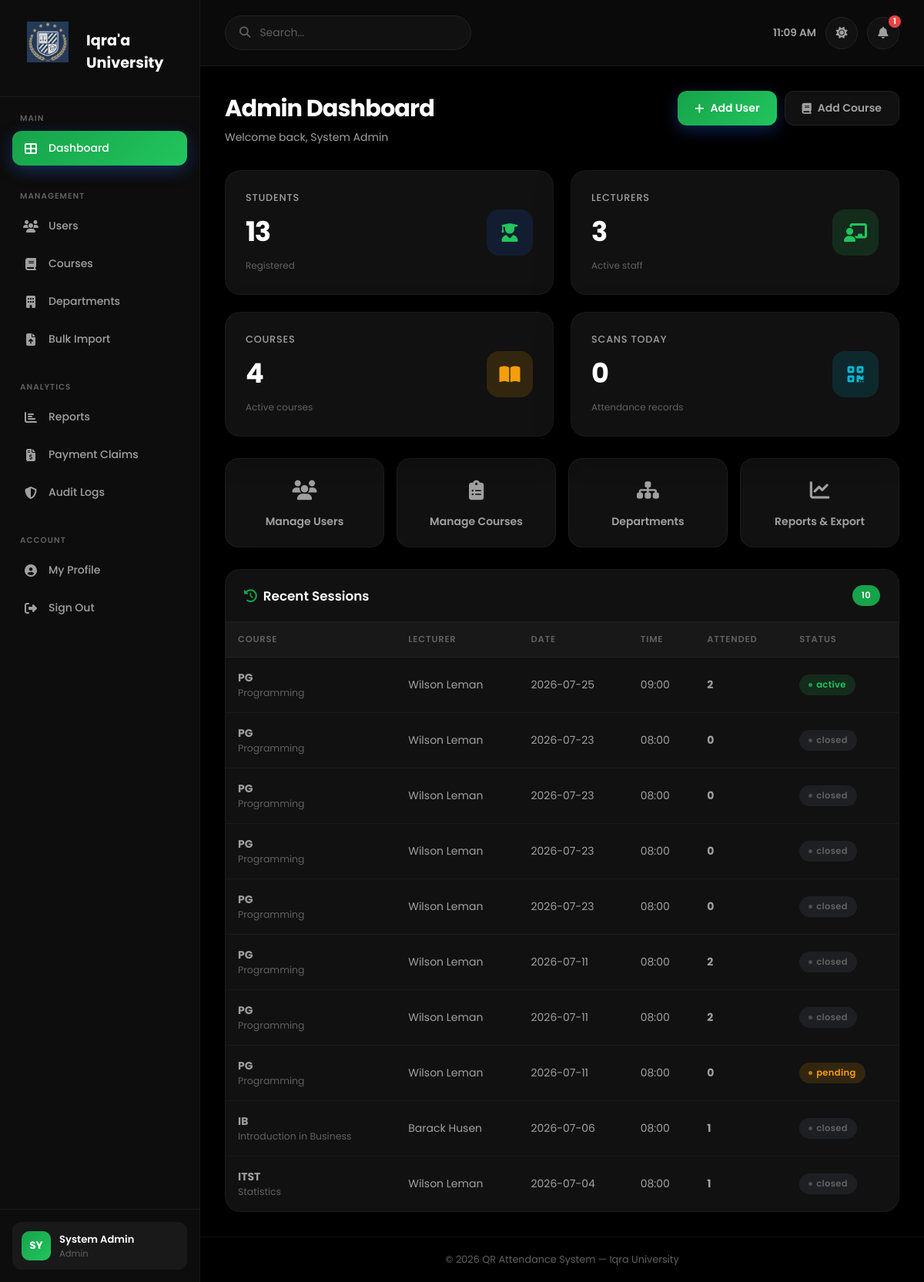
Screenshot of /admin/dashboard (signed in) with the database file from the repository.
### tables this page shows
CREATE TABLE `sessions` (
  `id` int(10) UNSIGNED NOT NULL,
  `course_id` int(10) UNSIGNED NOT NULL,
  `lecturer_id` int(10) UNSIGNED NOT NULL,
  `title` varchar(180) DEFAULT NULL,
  `session_date` date NOT NULL,
  `start_time` time NOT NULL,
  `end_time` time NOT NULL,
  `qr_token` varchar(64) NOT NULL,
  `qr_expires_at` timestamp NOT NULL DEFAULT '1999-12-31 22:00:00',
  `qr_image_path` varchar(255) DEFAULT NULL,
  `status` enum('pending','active','closed') NOT NULL DEFAULT 'pending',
  `created_at` timestamp NOT NULL DEFAULT current_timestamp()
);

CREATE TABLE `courses` (
  `id` int(10) UNSIGNED NOT NULL,
  `department_id` int(10) UNSIGNED DEFAULT NULL,
  `lecturer_id` int(10) UNSIGNED DEFAULT NULL,
  `code` varchar(30) NOT NULL,
  `name` varchar(180) NOT NULL,
  `description` text DEFAULT NULL,
  `credit_hours` tinyint(3) UNSIGNED DEFAULT 3,
  `semester` tinyint(3) UNSIGNED DEFAULT NULL,
  `year_of_study` tinyint(3) UNSIGNED DEFAULT NULL,
  `academic_year` varchar(10) DEFAULT NULL,
  `is_active` tinyint(1) NOT NULL DEFAULT 1,
  `created_at` timestamp NOT NULL DEFAULT current_timestamp()
);

### app/views/admin/dashboard.php (the view, shortened to what the rows shown need)
<div class="page-title">
    <div>
        <h1>Admin Dashboard</h1>
        <p>Welcome back, <?= htmlspecialchars($user['name']) ?></p>
    </div>
    <div class="actions">
        <a href="<?= BASE_URL ?>/admin/users/create" class="btn btn-primary">
            <i class="fas fa-plus"></i> Add User
        </a>
        <a href="<?= BASE_URL ?>/admin/courses/create" class="btn btn-secondary">
            <i class="fas fa-book"></i> Add Course
        </a>
    </div>
</div>
<div class="stats">
    <a href="<?= BASE_URL ?>/admin/users?filter=student" class="stat-card" style="text-decoration:none;cursor:pointer">
        <div class="stat-info">
            <h3>Students</h3>
            <h1 data-counter="<?= (int)$stats['students'] ?>"><?= (int)$stats['students'] ?></h1>
            <small>Registered</small>
        </div>
        <div class="stat-icon blue"><i class="fas fa-user-graduate"></i></div>
    </a>
    <a href="<?= BASE_URL ?>/admin/users?filter=lecturer" class="stat-card" style="text-decoration:none;cursor:pointer">
        <div class="stat-info">
            <h3>Lecturers</h3>
            <h1 data-counter="<?= (int)$stats['lecturers'] ?>"><?= (int)$stats['lecturers'] ?></h1>
            <small>Active staff</small>
        </div>
        <div class="stat-icon green"><i class="fas fa-chalkboard-teacher"></i></div>
    </a>
    <a href="<?= BASE_URL ?>/admin/courses" class="stat-card" style="text-decoration:none;cursor:pointer">
        <div class="stat-info">
            <h3>Courses</h3>
            <h1 data-counter="<?= (int)$stats['courses'] ?>"><?= (int)$stats['courses'] ?></h1>
            <small>Active courses</small>
        </div>
        <div class="stat-icon amber"><i class="fas fa-book-open"></i></div>
    </a>
    <a href="<?= BASE_URL ?>/admin/reports" class="stat-card" style="text-decoration:none;cursor:pointer">
        <div class="stat-info">
            <h3>Scans Today</h3>
            <h1 data-counter="<?= (int)$stats['today'] ?>"><?= (int)$stats['today'] ?></h1>
            <small>Attendance records</small>
        </div>
        <div class="stat-icon cyan"><i class="fas fa-qrcode"></i></div>
    </a>
</div>
<div class="admin-nav-grid">
    <a href="<?= BASE_URL ?>/admin/users" class="admin-nav-card">
        <div class="admin-nav-icon"><i class="fas fa-users"></i></div>
        Manage Users
    </a>
    <a href="<?= BASE_URL ?>/admin/courses" class="admin-nav-card">
        <div class="admin-nav-icon"><i class="fas fa-clipboard-list"></i></div>
        Manage Courses
    </a>
    <a href="<?= BASE_URL ?>/admin/departments" class="admin-nav-card">
        <div class="admin-nav-icon"><i class="fas fa-sitemap"></i></div>
        Departments
    </a>
    <a href="<?= BASE_URL ?>/admin/reports" class="admin-nav-card">
        <div class="admin-nav-icon"><i class="fas fa-chart-line"></i></div>
        Reports & Export
    </a>
</div>
<div class="panel">
    <div class="panel-header">
        <h2><i class="fas fa-history" style="color:var(--primary);margin-right:8px"></i>Recent Sessions</h2>
        <span class="badge badge-count"><?= count($recentSessions) ?></span>
    </div>
    <div class="table-wrap">
        <?php if (empty($recentSessions)): ?>
        <div class="empty-state">
            <div class="empty-icon">📋</div>
            <p>No sessions yet.</p>
        </div>
        <?php else: ?>
        <table class="table">
            <thead>
                <tr>
                    <th>Course</th><th>Lecturer</th><th>Date</th>
                    <th>Time</th><th>Attended</th><th>Status</th>
                </tr>
            </thead>
            <tbody>
            <?php foreach ($recentSessions as $s): ?>
                <tr>
                    <td>
                        <strong><?= htmlspecialchars($s['course_code']) ?></strong>
                        <div style="font-size:.78rem;color:var(--text-muted)"><?= htmlspecialchars($s['course_name']) ?></div>
                    </td>
                    <td><?= htmlspecialchars($s['lecturer_name']) ?></td>
                    <td><?= htmlspecialchars($s['session_date']) ?></td>
                    <td><?= htmlspecialchars(substr($s['start_time'],0,5)) ?></td>
                    <td><strong><?= (int)$s['att_count'] ?></strong></td>
                    <td><span class="badge badge-<?= $s['status'] ?>"><?= $s['status'] ?></span></td>
                </tr>
            <?php endforeach; ?>
            </tbody>
        </table>
        <?php endif; ?>
    </div>
</div>

### app/core/Router.php (shortened to what the rows shown need)
<?php
class Router
{
    private array $routes = [];
    private function addRoute(string $method, string $path, string $handler, array $middleware): void
    {
        $this->routes[] = compact('method', 'path', 'pattern', 'handler', 'middleware');
    }
    public function dispatch(): void
{
    $method     = $_SERVER['REQUEST_METHOD'];
    $requestUri = strtok($_SERVER['REQUEST_URI'], '?');
    $scriptDir  = str_replace('\\', '/', dirname($_SERVER['SCRIPT_NAME']));
    $basePath   = rtrim($scriptDir, '/');
    $uri        = '/' . ltrim(substr($requestUri, strlen($basePath)), '/');
    $uri = preg_replace('#^/index\.php(/|$)#', '/', $uri);
    foreach ($this->routes as $route) {
            if ($route['method'] !== $method) {
                continue;
            }
            if (!preg_match($route['pattern'], $uri, $matches)) {
                continue;
            }
            $params = array_filter($matches, 'is_string', ARRAY_FILTER_USE_KEY);
            [$class, $action] = explode('@', $route['handler']);
            $controller = new $class();
            $controller->$action($params);
            return;
        }
    }
}

### rows the page displays
sessions: course.code "PG", course.name "Programming", lecturer_name "Wilson Leman", session_date "2026-07-25", start_time "09:00", att_count "2", status "active"
sessions: course.code "PG", course.name "Programming", lecturer_name "Wilson Leman", session_date "2026-07-23", start_time "08:00", att_count "0", status "closed"
sessions: course.code "PG", course.name "Programming", lecturer_name "Wilson Leman", session_date "2026-07-23", start_time "08:00", att_count "0", status "closed"
sessions: course.code "PG", course.name "Programming", lecturer_name "Wilson Leman", session_date "2026-07-23", start_time "08:00", att_count "0", status "closed"
sessions: course.code "PG", course.name "Programming", lecturer_name "Wilson Leman", session_date "2026-07-23", start_time "08:00", att_count "0", status "closed"
sessions: course.code "PG", course.name "Programming", lecturer_name "Wilson Leman", session_date "2026-07-11", start_time "08:00", att_count "2", status "closed"
sessions: course.code "PG", course.name "Programming", lecturer_name "Wilson Leman", session_date "2026-07-11", start_time "08:00", att_count "2", status "closed"
sessions: course.code "PG", course.name "Programming", lecturer_name "Wilson Leman", session_date "2026-07-11", start_time "08:00", att_count "0", status "pending"
sessions: course.code "IB", course.name "Introduction in Business", lecturer_name "Barack Husen", session_date "2026-07-06", start_time "08:00", att_count "1", status "closed"
sessions: course.code "ITST", course.name "Statistics", lecturer_name "Wilson Leman", session_date "2026-07-04", start_time "08:00", att_count "1", status "closed"

### other values shown
$stats['students'] "13"
$stats['lecturers'] "3"
$stats['courses'] "4"
$stats['today'] "0"
count($recentSessions) "10"
